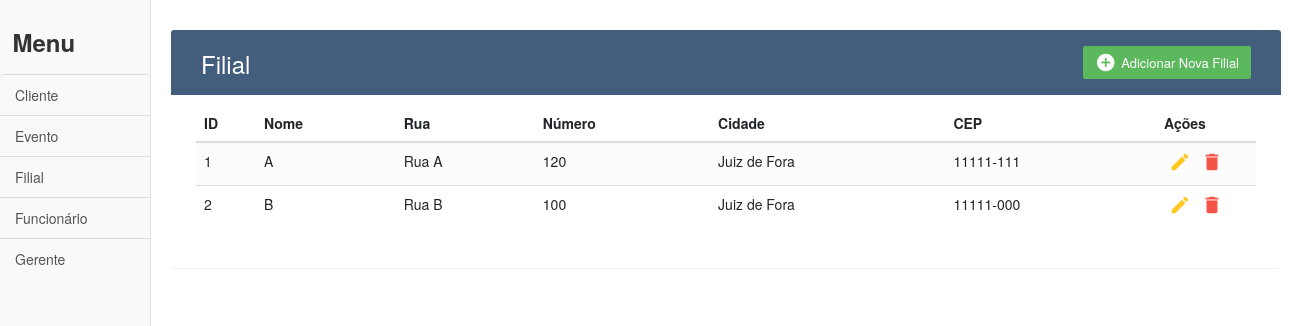
Before: / with the older database file.
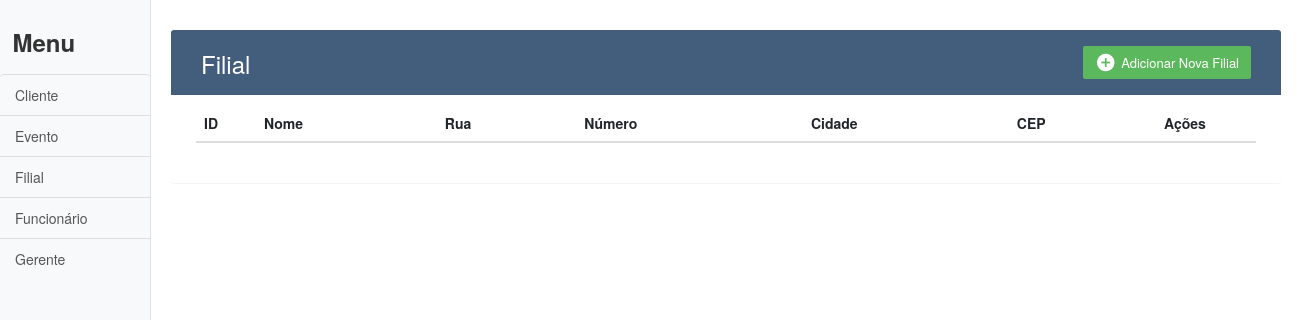
After: the same page with the newer database file.
### tables this page shows
CREATE TABLE filial (
	nome 		VARCHAR(200)	NOT NULL,
	cep 		VARCHAR(9)		NOT NULL,
	cidade 		VARCHAR(200)	NOT NULL,
	numero 		INTEGER			NOT NULL,
	rua 		VARCHAR(200)	NOT NULL,
	id_filial 	INTEGER			PRIMARY KEY 	AUTO_INCREMENT
);

### index.php (the view, shortened to what this page needs)
<!DOCTYPE html>
<html lang="en">
<head>
	<?php
		include("header.php");
	?>
</head>
<body>
	<div class="d-flex" id="wrapper">
		<?php
			include_once("conection.php");
			include("sidebar.php");
		?>
		<div id="page-content-wrapper">
			<div class="container">
				<div class="table-wrapper">
					<div class="table-title">
						<div class="row">
							<div class="col-sm-6">
								<h2>Filial</h2>
							</div>
							<div class="col-sm-6">
								<a href="add/filial.php" class="btn btn-success">
									<i class="material-icons">&#xE147;</i>
									<span>Adicionar Nova Filial</span>
								</a>
							</div>
						</div>
					</div>
					<table class="table table-striped table-hover">
						<thead>
							<tr>
								<th>ID</th>
								<th>Nome</th>
								<th>Rua</th>
								<th>Número</th>
								<th>Cidade</th>
								<th>CEP</th>
								<th>Ações</th>
							</tr>
						</thead>
						<tbody>
							<?php
								$sql = "SELECT *
										FROM filial
										ORDER BY id_filial";
								$filiais = mysqli_query($conexao, $sql);
								foreach($filiais as $filial){
									echo "<tr>";
										echo '<td>' . $filial['id_filial'] . '</td>';
										echo '<td>' . $filial['nome'] . '</td>';
										echo '<td>' . $filial['rua'] . '</td>';
										echo '<td>' . $filial['numero'] . '</td>';
										echo '<td>' . $filial['cidade'] . '</td>';
										echo '<td>' . $filial['cep'] . '</td>';
										echo '<td>';
											echo '<a href="edit/filial.php?id='.$filial['id_filial'].'" class="edit"><i class="material-icons" data-toggle="tooltip" title="Editar">&#xE254;</i></a>';
											echo '<a href="delete/filial.php?id='.$filial['id_filial'].'" class="delete"><i class="material-icons" data-toggle="tooltip" title="Deletar">&#xE872;</i></a>';
										echo '</td>';
									echo "</tr>";
								}
							?>
						</tbody>
					</table>
				</div>
			</div>
		</div>
	</div>
</body>
</html>

### header.php (shortened to what this page needs)
<link href="vendor/bootstrap/css/bootstrap.min.css" rel="stylesheet">
<link href="css/simple-sidebar.css" rel="stylesheet">
<link rel="stylesheet" href="https://maxcdn.bootstrapcdn.com/font-awesome/4.7.0/css/font-awesome.min.css">
<link rel="stylesheet" type="text/css" href="css/styles.css">
<link rel="stylesheet" href="https://maxcdn.bootstrapcdn.com/bootstrap/3.3.7/css/bootstrap.min.css">

### sidebar.php
<div class="bg-light border-right" id="sidebar-wrapper">
	<div class="sidebar-heading"><h3><b>Menu</b></h3> </div>
	<div class="list-group list-group-flush">
		<a href="cliente.php" class="list-group-item list-group-item-action bg-light">Cliente</a>
		<a href="evento.php" class="list-group-item list-group-item-action bg-light">Evento</a>
		<a href="index.php" class="list-group-item list-group-item-action bg-light">Filial</a>
		<a href="funcionario.php" class="list-group-item list-group-item-action bg-light">Funcionário</a>
		<a href="gerente.php" class="list-group-item list-group-item-action bg-light">Gerente</a>
	</div>
</div>

### css/simple-sidebar.css (style rules this page uses)
body { overflow-x: hidden; }
#sidebar-wrapper { min-height: 100vh; margin-left: -15rem; -webkit-transition: margin .25s ease-out; -moz-transition: margin .25s ease-out; -o-transition: margin .25s ease-out; transition: margin .25s ease-out; }
#sidebar-wrapper .sidebar-heading { padding: 0.875rem 1.25rem; font-size: 1.2rem; }
#sidebar-wrapper .list-group { width: 15rem; }
#page-content-wrapper { min-width: 100vw; }
@media (min-width: 768px) { #sidebar-wrapper { margin-left: 0; } }
@media (min-width: 768px) { #page-content-wrapper { min-width: 0; width: 100%; } }

### css/styles.css (style rules this page uses)
body { color: #566787; background: #f5f5f5; font-family: 'Varela Round', sans-serif; font-size: 13px; }
.table-wrapper { background: #fff; padding: 20px 25px; margin: 30px 0; border-radius: 3px; box-shadow: 0 1px 1px rgba(0,0,0,.05); }
.table-title { padding-bottom: 15px; background: #435d7d; color: #fff; padding: 16px 30px; margin: -20px -25px 10px; border-radius: 3px 3px 0 0; }
.table-title h2 { margin: 5px 0 0; font-size: 24px; }
.table-title .btn { color: #fff; float: right; font-size: 13px; border: none; min-width: 50px; border-radius: 2px; border: none; outline: none !important; margin-left: 10px; }
.table-title .btn i { float: left; font-size: 21px; margin-right: 5px; }
.table-title .btn span { float: left; margin-top: 2px; }
table.table tr th, table.table tr td { border-color: #e9e9e9; padding: 12px 15px; vertical-align: middle; }
table.table tr th:first-child { width: 60px; }
table.table tr th:last-child { width: 100px; }
table.table-striped tbody tr:nth-of-type(odd) { background-color: #fcfcfc; }
table.table td:last-child i { opacity: 0.9; font-size: 22px; margin: 0 5px; }
table.table td a { font-weight: bold; color: #566787; display: inline-block; text-decoration: none; outline: none !important; }
table.table td a.edit { color: #FFC107; }
table.table td a.delete { color: #F44336; }
table.table td i { font-size: 19px; }

Changed rows visible on the page:
removed filial: id_filial "1", nome "A", rua "Rua A", numero "120", cidade "Juiz de Fora", cep "11111-111"
removed filial: id_filial "2", nome "B", rua "Rua B", numero "100", cidade "Juiz de Fora", cep "11111-000"
